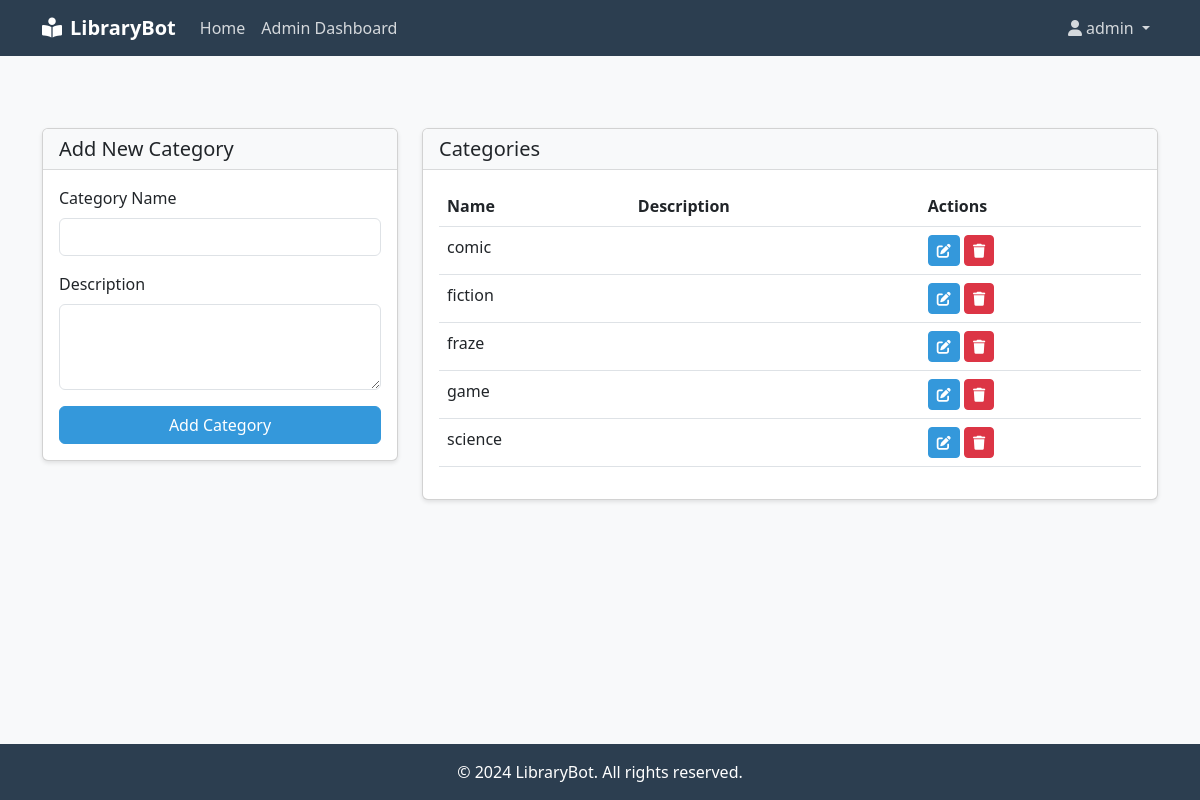
The page /admin/manage_categories (signed in) on the database its author committed.
### tables this page shows
CREATE TABLE categories (
        id INTEGER PRIMARY KEY AUTOINCREMENT,
        name TEXT UNIQUE NOT NULL,
        description TEXT,
        created_at TIMESTAMP DEFAULT CURRENT_TIMESTAMP
    );

### server.py (the view, shortened to what this page needs)
@app.route('/admin/manage_categories', methods=['GET', 'POST'])
def manage_categories():
    if not session.get('logged_in') or session.get('role') != 'admin':
        flash('Please login as admin to manage categories.', 'warning')
        return redirect(url_for('admin_login'))
    conn = get_db_connection()
    categories = conn.execute('SELECT * FROM categories ORDER BY name').fetchall()
    conn.close()
    return render_template('manage_categories.html', categories=categories)

### server.py (called while the page is built)
def get_db_connection():
    conn = sqlite3.connect('books.db')
    conn.row_factory = sqlite3.Row
    return conn

### templates/manage_categories.html (shortened to what this page needs)
{% extends "base.html" %}
{% block content %}
<div class="container mt-5">
    <div class="row">
        <div class="col-md-4">
            <div class="card">
                <div class="card-header">
                    <h5 class="mb-0">Add New Category</h5>
                </div>
                <div class="card-body">
                    <form method="POST">
                        <div class="mb-3">
                            <label for="name" class="form-label">Category Name</label>
                            <input type="text" class="form-control" id="name" name="name" required>
                        </div>
                        <div class="mb-3">
                            <label for="description" class="form-label">Description</label>
                            <textarea class="form-control" id="description" name="description" rows="3"></textarea>
                        </div>
                        <div class="d-grid">
                            <button type="submit" class="btn btn-primary">Add Category</button>
                        </div>
                    </form>
                </div>
            </div>
        </div>
        <div class="col-md-8">
            <div class="card">
                <div class="card-header">
                    <h5 class="mb-0">Categories</h5>
                </div>
                <div class="card-body">
                    {% if categories %}
                    <div class="table-responsive">
                        <table class="table table-hover">
                            <thead>
                                <tr>
                                    <th>Name</th>
                                    <th>Description</th>
                                    <th>Actions</th>
                                </tr>
                            </thead>
                            <tbody>
                                {% for category in categories %}
                                <tr>
                                    <td>{{ category.name }}</td>
                                    <td>{{ category.description }}</td>
                                    <td>
                                        <button type="button" class="btn btn-sm btn-primary"
                                                data-bs-toggle="modal"
                                                data-bs-target="#editModal{{ category.id }}">
                                            <i class="fas fa-edit"></i>
                                        </button>
                                        <button type="button" class="btn btn-sm btn-danger"
                                                data-bs-toggle="modal"
                                                data-bs-target="#deleteModal{{ category.id }}">
                                            <i class="fas fa-trash"></i>
                                        </button>
                                    </td>
                                </tr>
                                {% endfor %}
                            </tbody>
                        </table>
                    </div>
                    {% else %}
                    <p class="text-muted mb-0">No categories found.</p>
                    {% endif %}
                </div>
            </div>
        </div>
    </div>
</div>
{% endblock %}

### templates/base.html (style rules this page uses)
body { min-height: 100vh; display: flex; flex-direction: column; background-color: #f8f9fa; }
.card { box-shadow: 0 2px 4px rgba(0, 0, 0, 0.1); }
.card-header { background-color: #f8f9fa; border-bottom: 1px solid rgba(0, 0, 0, 0.125); }
.btn-primary { background-color: #3498db; border-color: #3498db; }

### rows shown on the page
categories: name "comic"
categories: name "fiction"
categories: name "fraze"
categories: name "game"
categories: name "science"

### other values the page prints
{{ session.get('username') }} "admin"
